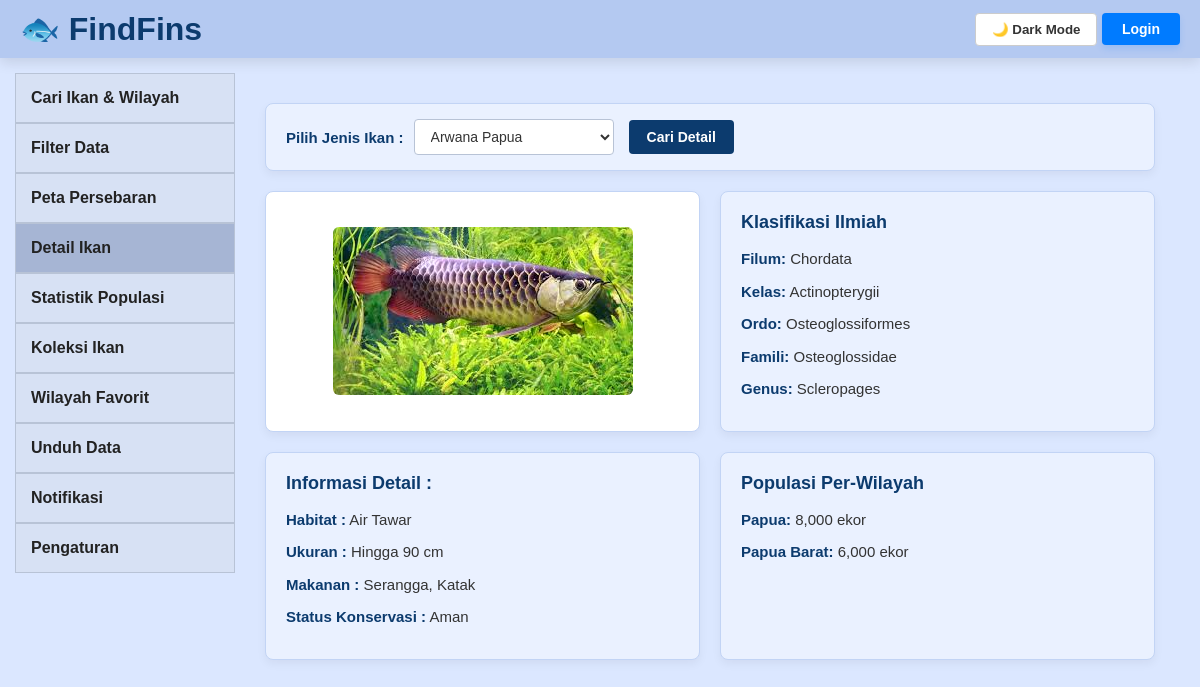
The page /pages/detail.php on the database its author committed.
### tables this page shows
CREATE TABLE MsFishDetail (
    fish_id             INT AUTO_INCREMENT PRIMARY KEY,
    fish_name           VARCHAR(100) NOT NULL,
    phylum              VARCHAR(100) DEFAULT NULL,
    class_name          VARCHAR(100) DEFAULT NULL,
    order_name          VARCHAR(100) DEFAULT NULL,
    family              VARCHAR(100) DEFAULT NULL,
    genus               VARCHAR(100) DEFAULT NULL,
    habitat             VARCHAR(100) DEFAULT NULL,
    size_info           VARCHAR(150) DEFAULT NULL,
    food                VARCHAR(150) DEFAULT NULL,
    conservation_status enum('Aman','Rentan','Terancam','Kritis') DEFAULT 'Aman',
    fish_image          VARCHAR(255) DEFAULT NULL
);

CREATE TABLE MsFishGeo (
    geo_id      INT AUTO_INCREMENT PRIMARY KEY,
    fish_id     INT NOT NULL,
    island_id   INT NOT NULL,
    region_id   INT NOT NULL,
    population  INT DEFAULT 0,
    FOREIGN KEY (fish_id)   REFERENCES MsFishDetail(fish_id),
    FOREIGN KEY (island_id) REFERENCES MsIsland(island_id),
    FOREIGN KEY (region_id) REFERENCES MsRegion(region_id)
);

CREATE TABLE MsRegion (
    region_id   INT AUTO_INCREMENT PRIMARY KEY,
    island_id   INT NOT NULL,
    region_name VARCHAR(100) NOT NULL,
    FOREIGN KEY (island_id) REFERENCES MsIsland(island_id)
);

### pages/detail.php (the view, shortened to what this page needs)
<?php
$currentPage = 'detail';
require_once "../config/db.php";
$listFishQuery = mysqli_query($conn, "SELECT fish_id, fish_name FROM MsFishDetail ORDER BY fish_name ASC");
$fish_id = $_GET['fish_id'] ?? '';
if (empty($fish_id)) {
    $fish_id = '1';
}
$fishQuery = mysqli_query($conn, "
    SELECT
        fish_name, phylum, class_name, order_name, family,
        genus, habitat, size_info, food, conservation_status, fish_image
    FROM MsFishDetail
    WHERE fish_id = '".mysqli_real_escape_string($conn, $fish_id)."'
    LIMIT 1
");
$fishData = mysqli_fetch_assoc($fishQuery);
$geoQuery = mysqli_query($conn, "
    SELECT r.region_name, g.population
    FROM MsFishGeo g
    JOIN MsRegion r ON g.region_id = r.region_id
    WHERE g.fish_id = '".mysqli_real_escape_string($conn, $fish_id)."'
");
?>
<!DOCTYPE html>
<html lang="id">
<head>
    <link rel="stylesheet" href="../assets/css/detail.css">
</head>
<body>
    <div class="topbar">
        <div class="logo">
            <a href="../index.php">🐟 FindFins</a>
        </div>
        <div class="topbar-right">
            <button id="darkModeBtn">
            </button>
            <?php if (isset($_SESSION['username'])): ?>
                <span class="user-greeting">
                    Halo, <?= htmlspecialchars($_SESSION['username']) ?>
                </span>
            <?php else: ?>
                <a href="../login.php" class="btn-login">
                    Login
                </a>
            <?php endif; ?>
        </div>
    </div>
    <div class="page-container">
        <aside class="sidebar">
            <a href="search.php" class="<?= $currentPage == 'search' ? 'active' : '' ?>">Cari Ikan & Wilayah</a>
            <a href="filter.php" class="<?= $currentPage == 'filter' ? 'active' : '' ?>">Filter Data</a>
            <a href="peta.php" class="<?= $currentPage == 'peta' ? 'active' : '' ?>">Peta Persebaran</a>
            <a href="detail.php" class="<?= $currentPage == 'detail' ? 'active' : '' ?>">Detail Ikan</a>
            <a href="population.php" class="<?= $currentPage == 'population' ? 'active' : '' ?>">Statistik Populasi</a>
            <a href="collection.php" class="<?= $currentPage == 'collection' ? 'active' : '' ?>">Koleksi Ikan</a>
            <a href="favorite.php" class="<?= $currentPage == 'favorite' ? 'active' : '' ?>">Wilayah Favorit</a>
            <a href="download.php" class="<?= $currentPage == 'download' ? 'active' : '' ?>">Unduh Data</a>
            <a href="notification.php" class="<?= $currentPage == 'notification' ? 'active' : '' ?>">Notifikasi</a>
            <a href="setting.php" class="<?= $currentPage == 'setting' ? 'active' : '' ?>">Pengaturan</a>
        </aside>
        <main class="content">
            <div class="filter-wrapper">
                <form method="GET" action="">
                    <div class="form-group">
                        <label for="fish_id">Pilih Jenis Ikan :</label>
                        <select name="fish_id" id="fish_id">
                            <?php while($row = mysqli_fetch_assoc($listFishQuery)): ?>
                                <option value="<?= $row['fish_id'] ?>" <?= $fish_id == $row['fish_id'] ? 'selected' : '' ?>>
                                    <?= htmlspecialchars($row['fish_name']) ?>
                                </option>
                            <?php endwhile; ?>
                        </select>
                    </div>
                    <button type="submit" class="btn-submit">Cari Detail</button>
                </form>
            </div>
            <?php if ($fishData): ?>
                <div class="detail-grid">
                    <div class="card image-card">
                        <img src="../<?= htmlspecialchars($fishData['fish_image']) ?>" alt="<?= htmlspecialchars($fishData['fish_name']) ?>">
                    </div>
                    <div class="card classification-card">
                        <h3>Klasifikasi Ilmiah</h3>
                        <ul>
                            <li><strong>Filum:</strong> <?= htmlspecialchars($fishData['phylum'] ?? '-') ?></li>
                            <li><strong>Kelas:</strong> <?= htmlspecialchars($fishData['class_name'] ?? '-') ?></li>
                            <li><strong>Ordo:</strong> <?= htmlspecialchars($fishData['order_name'] ?? '-') ?></li>
                            <li><strong>Famili:</strong> <?= htmlspecialchars($fishData['family'] ?? '-') ?></li>
                            <li><strong>Genus:</strong> <?= htmlspecialchars($fishData['genus'] ?? '-') ?></li>
                        </ul>
                    </div>
                    <div class="card info-card">
                        <h3>Informasi Detail :</h3>
                        <ul>
                            <li><strong>Habitat :</strong> <?= htmlspecialchars($fishData['habitat'] ?? '-') ?></li>
                            <li><strong>Ukuran :</strong> <?= htmlspecialchars($fishData['size_info'] ?? '-') ?></li>
                            <li><strong>Makanan :</strong> <?= htmlspecialchars($fishData['food'] ?? '-') ?></li>
                            <li><strong>Status Konservasi :</strong> <?= htmlspecialchars($fishData['conservation_status'] ?? '-') ?></li>
                        </ul>
                    </div>
                    <div class="card population-card">
                        <h3>Populasi Per-Wilayah</h3>
                        <ul>
                            <?php if (mysqli_num_rows($geoQuery) > 0): ?>
                                <?php while($geo = mysqli_fetch_assoc($geoQuery)): ?>
                                    <li><strong><?= htmlspecialchars($geo['region_name']) ?>:</strong> <?= number_format($geo['population']) ?> ekor</li>
                                <?php endwhile; ?>
                            <?php else: ?>
                                <li>Data populasi wilayah belum tersedia.</li>
                            <?php endif; ?>
                        </ul>
                    </div>
                </div>
            <?php else: ?>
                <div class="card">
                    <p style="color: #222;">Data ikan dengan ID (<?= htmlspecialchars($fish_id) ?>) tidak ditemukan dalam database.</p>
                </div>
            <?php endif; ?>
        </main>
    </div>
</body>
</html>

### assets/css/detail.css (style rules this page uses)
* { margin:0; padding:0; box-sizing:border-box; font-family:Arial, sans-serif; transition: background 0.3s ease, color 0.3s ease, border-color 0.3s ease, box-shadow 0.3s ease; }
body { background: #dbe7ff; font-family: Arial, sans-serif; color: #E5F0FF; transition: background 0.3s, color 0.3s; }
.page-container { display: flex; padding: 15px; }
.topbar { display: flex; justify-content: space-between; align-items: center; background: #b4c9f1; padding: 10px 20px; box-shadow: 0 5px 12px rgba(0, 0, 0, 0.1); }
.sidebar { width: 220px; }
.sidebar a { display: block; padding: 15px; text-decoration: none; color: #222; border: 1px solid #b8c3d6; background: #d7e1f4; font-weight: bold; }
.active { background: #A6B5D4 !important; }
.content { flex: 1; padding: 30px; }
.logo { font-size: 32px; font-weight: 800; color: #0c3b6e; }
.logo a { text-decoration: none; color: #0c3b6e; }
#darkModeBtn { background: #fff; color: #333; border: 1px solid #ccc; padding: 8px 16px; border-radius: 4px; cursor: pointer; font-weight: bold; }
.btn-login { display: inline-block; background-color: #007bff; color: white; text-decoration: none; padding: 8px 20px; border-radius: 4px; font-weight: bold; font-size: 14px; box-shadow: 0 4px 6px rgba(0, 123, 255, 0.15); transition: background-color 0.2s; }
.detail-grid { display: grid; grid-template-columns: 1fr 1fr; gap: 20px; width: 100%; }
.card { background: #eaf1ff; border-radius: 8px; padding: 20px; box-shadow: 0 4px 10px rgba(0, 0, 0, 0.05); border: 1px solid #c2d4f5; }
.image-card { display: flex; justify-content: center; align-items: center; padding: 10px; background: #ffffff; }
.image-card img { max-width: 100%; height: auto; border-radius: 6px; object-fit: contain; }
.card h3 { font-size: 18px; color: #0c3b6e; margin-bottom: 15px; font-weight: bold; }
.card ul { list-style: none; padding: 0; margin: 0; }
.card ul li { font-size: 15px; color: #333; margin-bottom: 10px; line-height: 1.5; }
.card ul li strong { color: #0c3b6e; }
.filter-wrapper { background: #eaf1ff; padding: 15px 20px; border-radius: 8px; margin-bottom: 20px; border: 1px solid #c2d4f5; box-shadow: 0 4px 10px rgba(0, 0, 0, 0.05); }
.filter-wrapper form { display: flex; align-items: center; gap: 15px; flex-wrap: wrap; }
.form-group { display: flex; align-items: center; gap: 10px; }
.form-group label { font-weight: bold; color: #0c3b6e; font-size: 15px; }
.filter-wrapper select { padding: 8px 12px; font-size: 14px; border-radius: 4px; border: 1px solid #b8c3d6; background: #fff; color: #333; outline: none; min-width: 200px; cursor: pointer; }
.btn-submit { background: #0c3b6e; color: #fff; border: none; padding: 9px 18px; font-size: 14px; font-weight: bold; border-radius: 4px; cursor: pointer; transition: background 0.2s ease; }

### rows shown on the page
msfishdetail: fish_image (picture), phylum "Chordata", class_name "Actinopterygii", order_name "Osteoglossiformes", family "Osteoglossidae", genus "Scleropages", habitat "Air Tawar", size_info "Hingga 90 cm", food "Serangga, Katak", conservation_status "Aman"
msfishgeo: region.region_name "Papua", population "8,000"
msfishgeo: region.region_name "Papua Barat", population "6,000"

### other values the page prints
form field fish_id "Arwana Papua"
